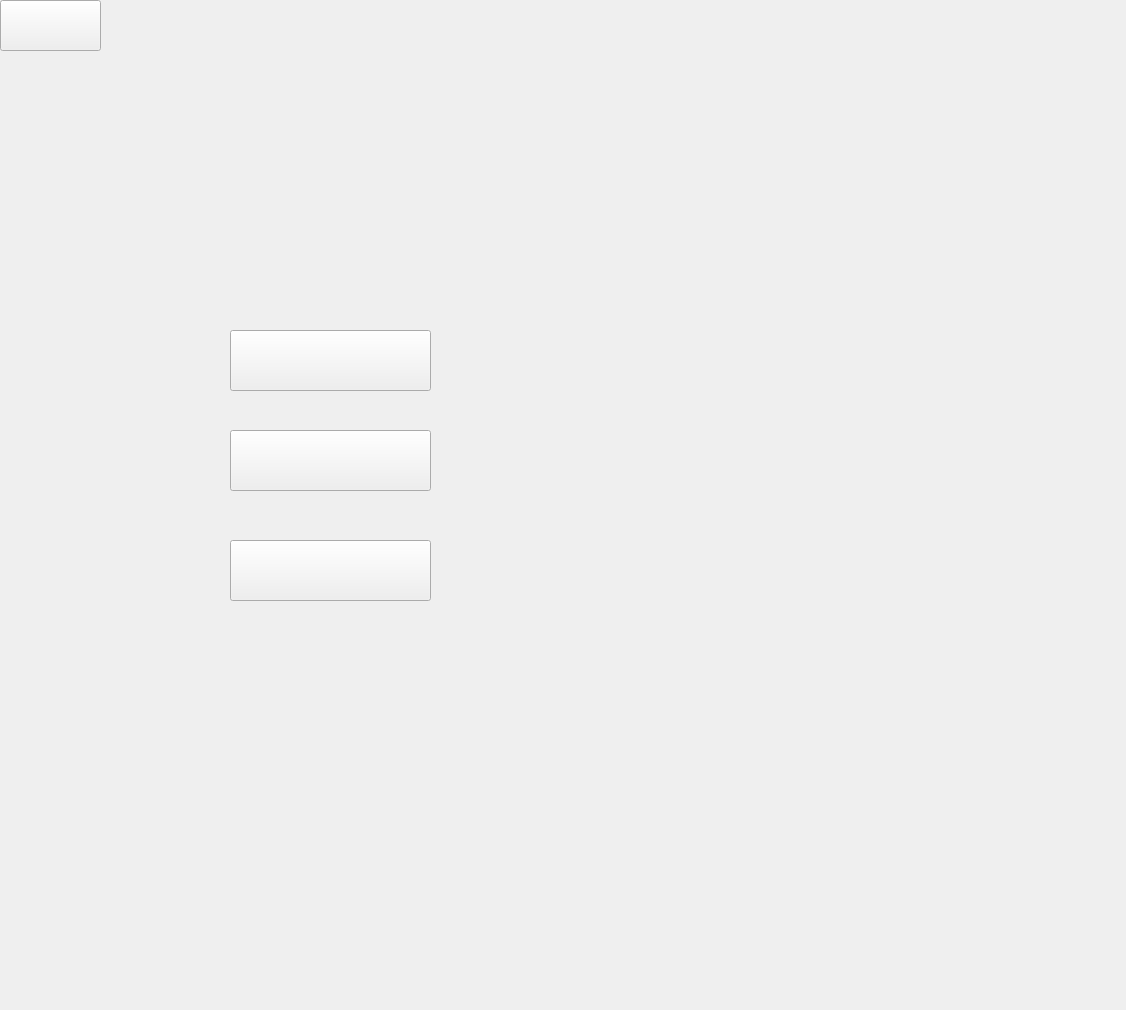
<?xml version="1.0" encoding="UTF-8"?>
<ui version="4.0">
 <class>Widget</class>
 <widget class="QWidget" name="Widget">
  <property name="geometry">
   <rect>
    <x>0</x>
    <y>0</y>
    <width>1126</width>
    <height>1010</height>
   </rect>
  </property>
  <property name="font">
   <font>
    <family>华文琥珀</family>
    <pointsize>12</pointsize>
    <weight>50</weight>
    <italic>false</italic>
    <bold>false</bold>
   </font>
  </property>
  <property name="windowTitle">
   <string>Widget</string>
  </property>
  <property name="styleSheet">
   <string notr="true">font: 12pt &quot;华文琥珀&quot;;
backreound-image:url(&quot;://img/background.png&quot;)</string>
  </property>
  <widget class="QPushButton" name="play">
   <property name="enabled">
    <bool>true</bool>
   </property>
   <property name="geometry">
    <rect>
     <x>230</x>
     <y>330</y>
     <width>201</width>
     <height>61</height>
    </rect>
   </property>
   <property name="font">
    <font>
     <family>华文琥珀</family>
     <pointsize>12</pointsize>
     <weight>50</weight>
     <italic>false</italic>
     <bold>false</bold>
    </font>
   </property>
   <property name="styleSheet">
    <string notr="true"/>
   </property>
   <property name="text">
    <string/>
   </property>
   <property name="icon">
    <iconset resource="src.qrc">
     <normaloff>:/img/dan.png</normaloff>:/img/dan.png</iconset>
   </property>
   <property name="iconSize">
    <size>
     <width>307</width>
     <height>117</height>
    </size>
   </property>
   <property name="autoDefault">
    <bool>false</bool>
   </property>
  </widget>
  <widget class="QPushButton" name="help">
   <property name="enabled">
    <bool>true</bool>
   </property>
   <property name="geometry">
    <rect>
     <x>230</x>
     <y>540</y>
     <width>201</width>
     <height>61</height>
    </rect>
   </property>
   <property name="text">
    <string/>
   </property>
   <property name="icon">
    <iconset resource="src.qrc">
     <normaloff>:/img/hp.png</normaloff>:/img/hp.png</iconset>
   </property>
   <property name="iconSize">
    <size>
     <width>300</width>
     <height>200</height>
    </size>
   </property>
  </widget>
  <widget class="QPushButton" name="pushButton">
   <property name="geometry">
    <rect>
     <x>0</x>
     <y>0</y>
     <width>101</width>
     <height>51</height>
    </rect>
   </property>
   <property name="text">
    <string/>
   </property>
   <property name="icon">
    <iconset resource="src.qrc">
     <normaloff>:/img/switch.png</normaloff>:/img/switch.png</iconset>
   </property>
   <property name="iconSize">
    <size>
     <width>151</width>
     <height>69</height>
    </size>
   </property>
  </widget>
  <widget class="QPushButton" name="play_2">
   <property name="enabled">
    <bool>true</bool>
   </property>
   <property name="geometry">
    <rect>
     <x>230</x>
     <y>430</y>
     <width>201</width>
     <height>61</height>
    </rect>
   </property>
   <property name="font">
    <font>
     <family>华文琥珀</family>
     <pointsize>12</pointsize>
     <weight>50</weight>
     <italic>false</italic>
     <bold>false</bold>
    </font>
   </property>
   <property name="styleSheet">
    <string notr="true"/>
   </property>
   <property name="text">
    <string/>
   </property>
   <property name="icon">
    <iconset resource="src.qrc">
     <normaloff>:/img/shuang.png</normaloff>:/img/shuang.png</iconset>
   </property>
   <property name="iconSize">
    <size>
     <width>307</width>
     <height>117</height>
    </size>
   </property>
   <property name="autoDefault">
    <bool>false</bool>
   </property>
  </widget>
 </widget>
 <resources>
  <include location="src.qrc"/>
 </resources>
 <connections/>
</ui>
